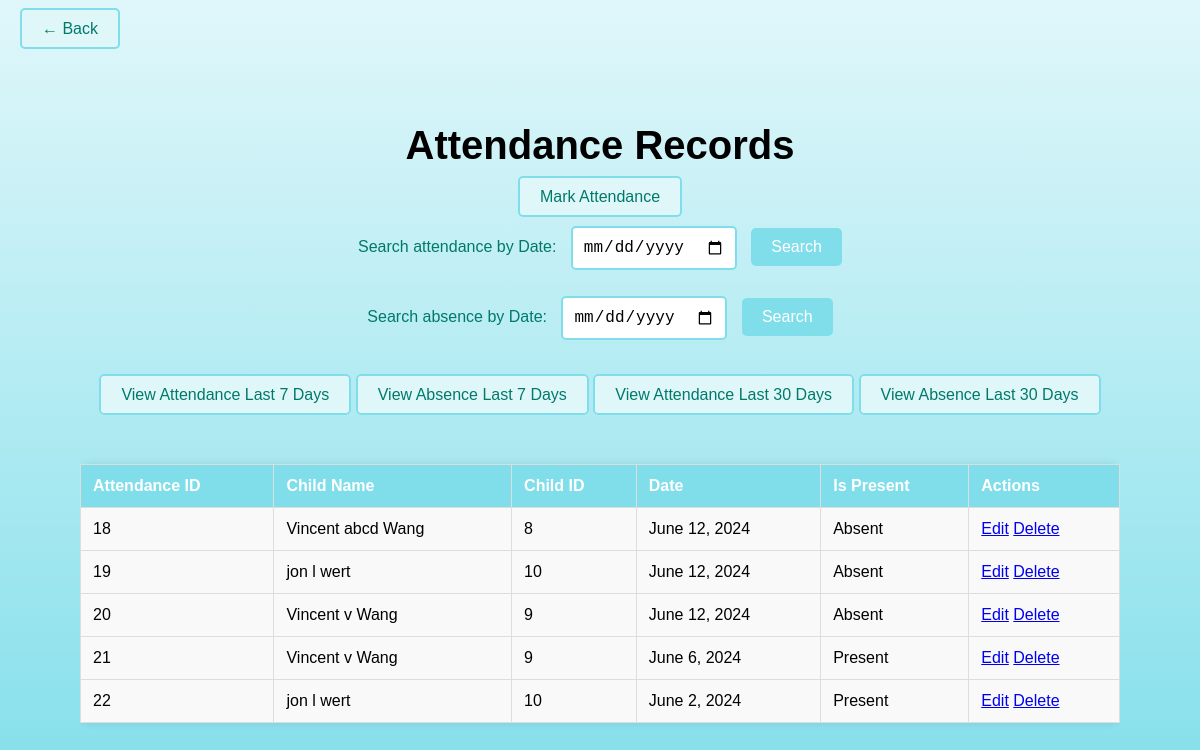
Screenshot of /myapp/attendance/ with the database file from the repository.
### myapp/models.py (models this page shows, shortened)
class Attendance(models.Model):
    child = models.ForeignKey(Child, on_delete=models.CASCADE)
    date = models.DateField()
    is_present = models.BooleanField(default=True)

class Child(models.Model):
    first_name = models.CharField(max_length=30)
    middle_name = models.CharField(max_length=30, blank=True, null=True)
    last_name = models.CharField(max_length=30)
    date_of_birth = models.DateField()

### myapp/views.py (the view)
# urls.py: path('attendance/', views.attendance_list, name='attendance_list'),
def attendance_list(request):
    attendances = Attendance.objects.all()
    return render(request, 'attendance_list.html', {'attendances': attendances})

### myapp/templates/attendance_list.html (shortened to what this page needs)
<!DOCTYPE html>
<html lang="en">
<head>
</head>
<body>
    <div class="container">
        <div class="back-button">
            <a href="{% url 'home' %}" class="button">&larr; Back</a>
        </div>
        <h1>Attendance Records</h1>
        <a href="{% url 'add_attendance' %}" class="button">Mark Attendance</a>
        <div class="section">
            <div class="search-bar">
                <form method="get" action="{% url 'search_attendance_by_date' %}">
                    <label for="attendance-date">Search attendance by Date:</label>
                    <input type="date" id="attendance-date" name="date" required>
                    <button type="submit" class="button">Search</button>
                </form>
            </div>
            <div class="search-bar">
                <form method="get" action="{% url 'search_absent_by_date' %}">
                    <label for="absent-date">Search absence by Date:</label>
                    <input type="date" id="absent-date" name="date" required>
                    <button type="submit" class="button">Search</button>
                </form>
            </div>
        </div>
        <div class="section">
            <div class="button-group">
                <a href="{% url 'attendance_last_7_days' %}" class="button">View Attendance Last 7 Days</a>
                <a href="{% url 'absent_last_7_days' %}" class="button">View Absence Last 7 Days</a>
                <a href="{% url 'attendance_last_30_days' %}" class="button">View Attendance Last 30 Days</a>
                <a href="{% url 'absent_last_30_days' %}" class="button">View Absence Last 30 Days</a>
            </div>
        </div>
        <div class="table-container">
            <table>
                <thead>
                    <tr>
                        <th>Attendance ID</th>
                        <th>Child Name</th>
                        <th>Child ID</th>
                        <th>Date</th>
                        <th>Is Present</th>
                        <th>Actions</th>
                    </tr>
                </thead>
                <tbody>
                    {% for attendance in attendances %}
                    <tr>
                        <td>{{ attendance.id }}</td>
                        <td>{{ attendance.child.first_name }} {{ attendance.child.middle_name }} {{ attendance.child.last_name }}</td>
                        <td>{{ attendance.child.id }}</td>
                        <td>{{ attendance.date }}</td>
                        <td>{{ attendance.is_present|yesno:"Present,Absent" }}</td>
                        <td>
                            <a href="{% url 'edit_attendance' attendance.pk %}">Edit</a>
                            <a href="{% url 'delete_attendance' attendance.pk %}">Delete</a>
                        </td>
                    </tr>
                    {% endfor %}
                </tbody>
            </table>
        </div>
    </div>
</body>
</html>

### myapp/templates/attendance_list.html (style rules this page uses)
body { font-family: Arial, sans-serif; text-align: center; background: linear-gradient(to bottom, #e0f7fa, #80deea); margin: 0; padding: 0; position: relative; height: 100vh; background-size: cover; display: flex; justify-content: center; align-items: flex-start; padding-top: 20px; }
.container { width: 90%; margin: auto; padding: 20px; box-sizing: border-box; }
h1 { font-size: 2.5em; margin-bottom: 20px; }
.section { margin-bottom: 40px; }
.table-container { overflow-x: auto; }
table { width: 100%; border-collapse: collapse; margin: 20px 0; box-shadow: 0 0 10px rgba(0, 0, 0, 0.1); border-radius: 10px; }
th, td { padding: 12px; border: 1px solid #ddd; text-align: left; }
th { background-color: #80deea; color: white; }
td { background-color: #f9f9f9; }
.button { padding: 10px 20px; background-color: #e0f7fa; border: 2px solid #80deea; border-radius: 5px; text-decoration: none; color: #00796b; font-size: 16px; margin-bottom: 10px; transition: background-color 0.3s, color 0.3s; }
.back-button { position: absolute; top: 20px; left: 20px; }
.search-bar { margin-top: 20px; display: flex; flex-wrap: wrap; justify-content: center; align-items: center; }
.search-bar label { font-weight: normal; color: #00796b; }
.search-bar input { padding: 10px; font-size: 16px; margin-left: 10px; border: 2px solid #80deea; border-radius: 5px; transition: border-color 0.3s; }
.search-bar button { padding: 10px 20px; font-size: 16px; background-color: #80deea; border: none; color: white; cursor: pointer; margin-left: 10px; transition: background-color 0.3s, color 0.3s; }

### rows the page displays
Attendance: id "18", child.first_name "Vincent", child.middle_name "abcd", child.last_name "Wang", child.id "8", date "June 12, 2024", is_present "Absent"
Attendance: id "19", child.first_name "jon", child.middle_name "l", child.last_name "wert", child.id "10", date "June 12, 2024", is_present "Absent"
Attendance: id "20", child.first_name "Vincent", child.middle_name "v", child.last_name "Wang", child.id "9", date "June 12, 2024", is_present "Absent"
Attendance: id "21", child.first_name "Vincent", child.middle_name "v", child.last_name "Wang", child.id "9", date "June 6, 2024", is_present "Present"
Attendance: id "22", child.first_name "jon", child.middle_name "l", child.last_name "wert", child.id "10", date "June 2, 2024", is_present "Present"
